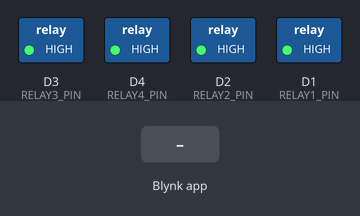
A sketch run on a simulated ESP8266 (NodeMCU). Parts: switched loads named in the sketch (green lamp = pin HIGH). The inputs (shaded band) are chosen by the test bench. WiFi joins after 1.5 s; servers stay silent unless stated.

Above: at 3.0 s.
3.1 s: Blynk app writes 0 to V0
At 3.8 s:
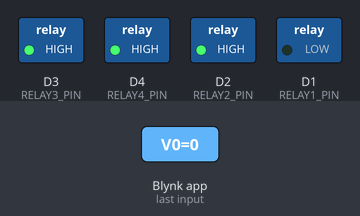
4.6 s: Blynk app writes 0 to V1
At 4.9 s:
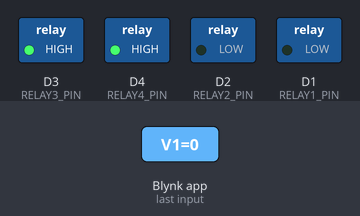
6.1 s: Blynk app writes 1 to V0
At 7.3 s:
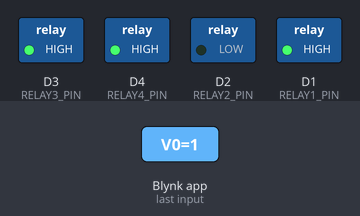
7.6 s: Blynk app writes 0 to V2
At 8.4 s:
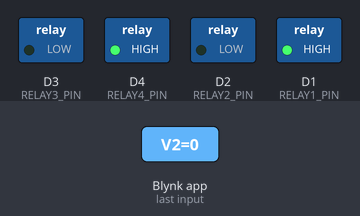
9.1 s: Blynk app writes 1 to V1
At 9.5 s:
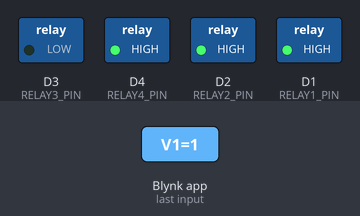
10.6 s: Blynk app writes 0 to V3
At 11.9 s:
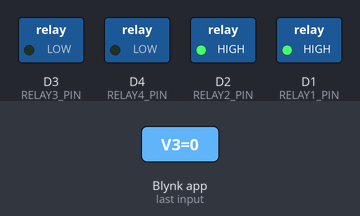
Timing chart, 0 to 13.1 s (numbered marks = the images above; inputs shaded):
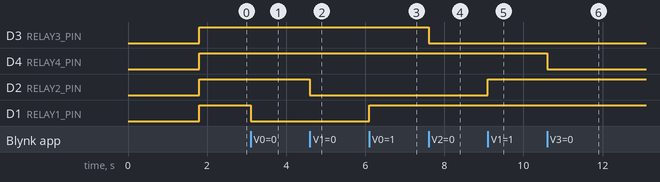

The sketch:

ESP8266_RELAY_4CH.ino
```cpp
#define BLYNK_PRINT Serial
#include <ESP8266WiFi.h>
#include <BlynkSimpleEsp8266.h>

// Ganti dengan detail WiFi Anda
char ssid[] = "YOUR_SSID";
char pass[] = "YOUR_PASSWORD";

// Ganti dengan Auth Token dari Blynk
char auth[] = "YOUR_BLYNK_AUTH_TOKEN";

// Pin relay
#define RELAY1_PIN D1
#define RELAY2_PIN D2
#define RELAY3_PIN D3
#define RELAY4_PIN D4

void setup() {
  Serial.begin(9600);

  Blynk.begin(auth, ssid, pass);

  pinMode(RELAY1_PIN, OUTPUT);
  pinMode(RELAY2_PIN, OUTPUT);
  pinMode(RELAY3_PIN, OUTPUT);
  pinMode(RELAY4_PIN, OUTPUT);

  // Mematikan relay pada awal jika relay aktif low, jika aktif high rubah ke low
  digitalWrite(RELAY1_PIN, HIGH);
  digitalWrite(RELAY2_PIN, HIGH);
  digitalWrite(RELAY3_PIN, HIGH);
  digitalWrite(RELAY4_PIN, HIGH);
}

void loop() {
  Blynk.run();
}

// Fungsi untuk mengontrol relay melalui Blynk
BLYNK_WRITE(V0) {
  digitalWrite(RELAY1_PIN, param.asInt());
}

BLYNK_WRITE(V1) {
  digitalWrite(RELAY2_PIN, param.asInt());
}

BLYNK_WRITE(V2) {
  digitalWrite(RELAY3_PIN, param.asInt());
}

BLYNK_WRITE(V3) {
  digitalWrite(RELAY4_PIN, param.asInt());
}
```

Measured:
- after the input at 3.1 s, D1 (RELAY1_PIN): HIGH → LOW at once
- after the input at 4.6 s, D2 (RELAY2_PIN): HIGH → LOW at once
- after the input at 6.1 s, D1 (RELAY1_PIN): LOW → HIGH at once
- after the input at 7.6 s, D3 (RELAY3_PIN): HIGH → LOW at once
- after the input at 9.1 s, D2 (RELAY2_PIN): LOW → HIGH at once
- after the input at 10.6 s, D4 (RELAY4_PIN): HIGH → LOW at once
